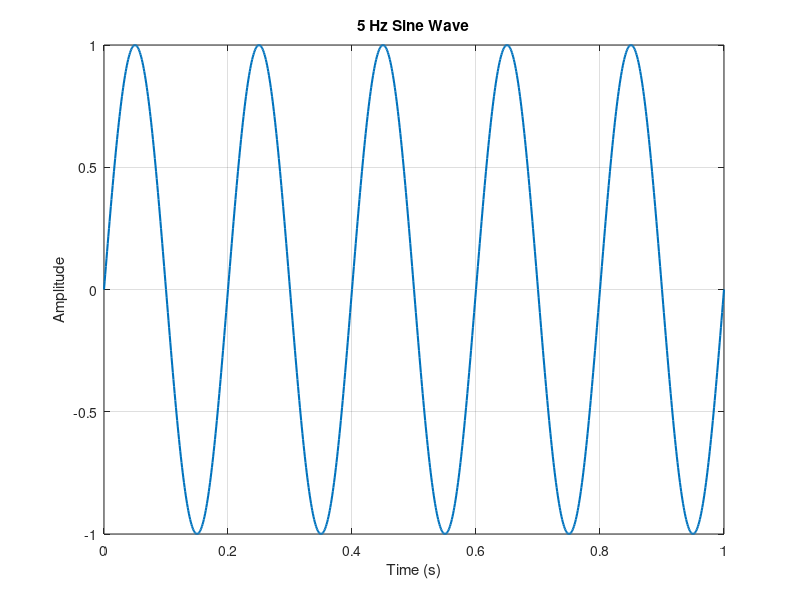
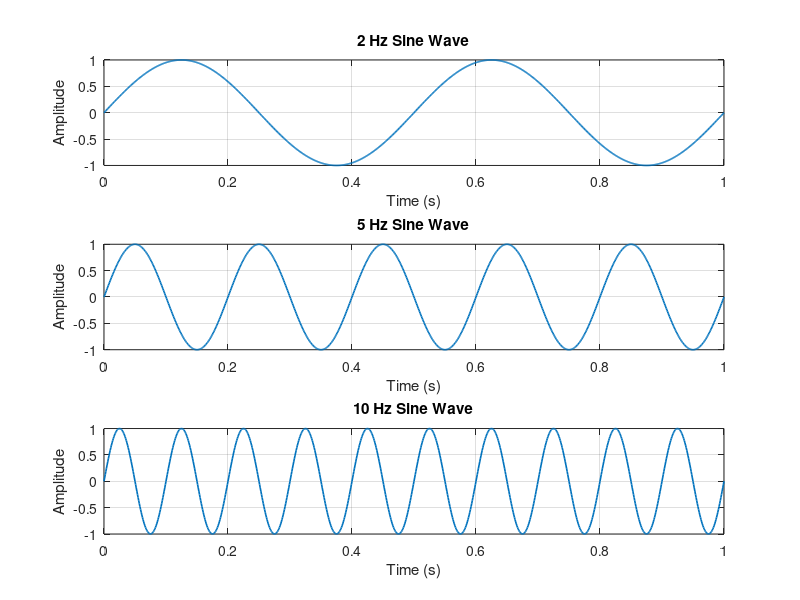

The MATLAB script that drew these images, in order: (Note: this script raises an error after producing the figures.)
%% Lecture 01 - Signal Visualization
% Simple signal generation and visualization
% Author: ThaoNguyen
% Date: 17.09

clear;
clc;
close all;

%% Common time vector
fs = 1000;              % Sampling frequency (Hz)
t = 0:1/fs:1;           % Duration = 1 second

%% Task 1 - Create a Sine Wave
A = 1;                  % Amplitude
f = 5;                  % Frequency (Hz)

signal = A * sin(2*pi*f*t);

figure;
plot(t, signal, 'LineWidth', 1.5);
title('5 Hz Sine Wave');
xlabel('Time (s)');
ylabel('Amplitude');
grid on;

%% Task 2 - Compare Different Frequencies
frequencies = [2, 5, 10];

figure;

for i = 1:length(frequencies)
    f = frequencies(i);
    signal = sin(2*pi*f*t);

    subplot(3,1,i);
    plot(t, signal, 'LineWidth', 1.2);
    title([num2str(f) ' Hz Sine Wave']);
    xlabel('Time (s)');
    ylabel('Amplitude');
    grid on;
end

sgtitle('Frequency Comparison');

% Save figure
saveas(gcf, 'frequency_comparison.png');


%% Task 3 - Compare Different Amplitudes
amplitudes = [0.5, 1, 2];
f = 5;                  % Same frequency for all signals

figure;

for i = 1:length(amplitudes)
    A = amplitudes(i);
    signal = A * sin(2*pi*f*t);

    subplot(3,1,i);
    plot(t, signal, 'LineWidth', 1.2);
    title(['Amplitude = ' num2str(A)]);
    xlabel('Time (s)');
    ylabel('Amplitude');
    grid on;
end

sgtitle('Amplitude Comparison');

% Save figure
saveas(gcf, 'amplitude_comparison.png');


%% Task 4 - Add Noise
A = 1;
f = 5;

clean_signal = A * sin(2*pi*f*t);

% Generate random noise
noise = 0.3 * randn(size(t));

% Add noise to clean signal
noisy_signal = clean_signal + noise;

figure;

subplot(2,1,1);
plot(t, clean_signal, 'LineWidth', 1.2);
title('Clean Sine Wave');
xlabel('Time (s)');
ylabel('Amplitude');
grid on;

subplot(2,1,2);
plot(t, noisy_signal, 'LineWidth', 1.0);
title('Noisy Sine Wave');
xlabel('Time (s)');
ylabel('Amplitude');
grid on;

sgtitle('Clean vs. Noisy Signal');

% Save figure
saveas(gcf, 'clean_vs_noisy_signal.png');


%% End of script
disp('All tasks completed successfully.');
